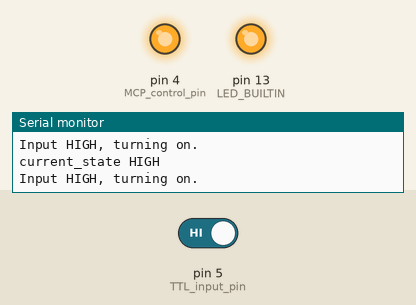
Recording of a sketch running on a simulated Arduino Uno, built with avr-gcc and run on an emulated ATmega328P. Parts: output pins drawn as LEDs (lit = HIGH), the last lines printed to the serial monitor. Dashed ring = blinking. Inputs (shaded band) come from the test bench; at power-on: pin 5 (TTL_input_pin) HIGH.

Above: at 1.2 s.
1.3 s: pin 5 (TTL_input_pin) driven LOW
At 1.6 s:
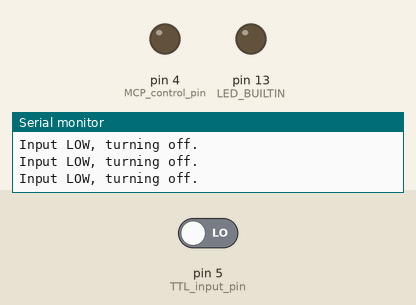
3.2 s: pin 5 (TTL_input_pin) driven HIGH
At 5.0 s:
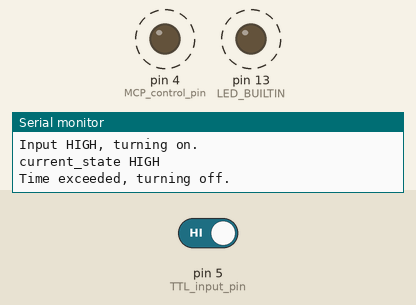
Timing chart, 0 to 12.2 s (numbered marks = the images above; inputs shaded):
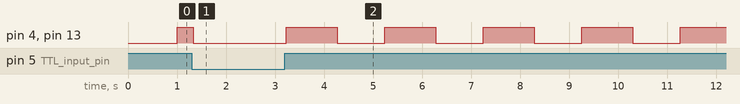

The sketch:

arduino_interlock.ino
```cpp
/*
Interlock code for DMD Mirror Clock Pulse (MCP) Interrupter circuit
author: Daniel Harrington
8/2024

MCP blocked when MCP_control_pin pulls MOSFET HIGH

max_on_ms - defines the longest time the MCP should be interrupted
min_off_ms - minimum time the MCP interrupter should be off to allow sufficient time
  for pulses to reach the DMD.

When TTL signal is HIGH, Arduino pulls the MOSFET HIGH. If signal has been on for longer
than max_on_ms, the MOSFET is pulled low for at least min_off_ms before being allowed to
be turned on again. This is to allow periodic pulses to the DMD to prevent mirror sticking.
If the TTL signal is kept HIGH, this will result in a switching of the MOSFET: on for max_on_ms,
off for min_off_ms. After the signal falls to LOW, the pulse cannot be interrupted until
min_off_ms time has passed.
*/

const int TTL_input_pin = 5;
const int MCP_control_pin = 4;
const long max_on_ms = 1000; // Maximum time the MCP can be interrupted, prevents mirror sticking
const long min_off_ms = 1000;

unsigned long prev_turnon_ms = 0;
unsigned long off_time_ms = 0;
int TTL_state;
int current_state = LOW;


void setup() {
  pinMode(TTL_input_pin, INPUT);
  pinMode(MCP_control_pin, OUTPUT);
  pinMode(LED_BUILTIN, OUTPUT);

  // Initialize to off
  digitalWrite(MCP_control_pin, LOW);
  digitalWrite(LED_BUILTIN, LOW);
  Serial.begin(9600);
  Serial.println("hello");

}

void loop() {

  unsigned long current_ms = millis();

  // If been off for longer than the prescribed safety time, want to turn back on (set MOSFET low)
  bool time_exceeded = current_ms - prev_turnon_ms > max_on_ms;

  if (time_exceeded && current_state == HIGH) {
    // Pull MOSFET low and turn off LED, allow MCP to pass
    Serial.println("Time exceeded, turning off.");
    digitalWrite(MCP_control_pin, LOW);
    digitalWrite(LED_BUILTIN, LOW);
    off_time_ms = current_ms;
    current_state = LOW;
  }
  else {
    TTL_state = digitalRead(TTL_input_pin);

    if (TTL_state == LOW) {
      if (current_state == HIGH)
        off_time_ms = current_ms;
      Serial.println("Input LOW, turning off.");
      digitalWrite(MCP_control_pin, LOW);
      digitalWrite(LED_BUILTIN, LOW);
      current_state = LOW;
    }

    else if (TTL_state == HIGH && current_ms - off_time_ms > min_off_ms) {
      if (current_state == LOW)
        prev_turnon_ms = current_ms;
      Serial.println("Input HIGH, turning on.");
      digitalWrite(MCP_control_pin, HIGH);
      digitalWrite(LED_BUILTIN, HIGH);
      current_state = HIGH;
      if (current_state == HIGH)
        Serial.println("current_state HIGH");
    }
  }

}
```

Measured:
- after the input at 3.2 s, pin 4 (MCP_control_pin), pin 13 (LED_BUILTIN): alternates HIGH for 1.0 s and LOW for 0.97 s, starting at once
